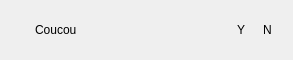
<?xml version="1.0" encoding="UTF-8"?>
<ui version="4.0">
 <class>QMyContact</class>
 <widget class="QWidget" name="QMyContact">
  <property name="geometry">
   <rect>
    <x>0</x>
    <y>0</y>
    <width>293</width>
    <height>60</height>
   </rect>
  </property>
  <property name="minimumSize">
   <size>
    <width>100</width>
    <height>50</height>
   </size>
  </property>
  <property name="windowTitle">
   <string>Form</string>
  </property>
  <property name="styleSheet">
   <string notr="true">#QMyContact
{
}</string>
  </property>
  <layout class="QHBoxLayout" name="horizontalLayout">
   <property name="leftMargin">
    <number>4</number>
   </property>
   <property name="topMargin">
    <number>2</number>
   </property>
   <property name="rightMargin">
    <number>10</number>
   </property>
   <property name="bottomMargin">
    <number>2</number>
   </property>
   <item>
    <widget class="QLabel" name="_coImg">
     <property name="minimumSize">
      <size>
       <width>25</width>
       <height>25</height>
      </size>
     </property>
     <property name="maximumSize">
      <size>
       <width>25</width>
       <height>25</height>
      </size>
     </property>
     <property name="text">
      <string/>
     </property>
     <property name="pixmap">
      <pixmap>:/images/circle-green.png</pixmap>
     </property>
    </widget>
   </item>
   <item>
    <widget class="QLabel" name="_login">
     <property name="minimumSize">
      <size>
       <width>0</width>
       <height>20</height>
      </size>
     </property>
     <property name="text">
      <string>Coucou</string>
     </property>
    </widget>
   </item>
   <item>
    <widget class="ClickLabel" name="_accept">
     <property name="minimumSize">
      <size>
       <width>20</width>
       <height>20</height>
      </size>
     </property>
     <property name="maximumSize">
      <size>
       <width>20</width>
       <height>20</height>
      </size>
     </property>
     <property name="text">
      <string>Y</string>
     </property>
     <property name="pixmap">
      <pixmap>:/images/accept.png</pixmap>
     </property>
    </widget>
   </item>
   <item>
    <widget class="ClickLabel" name="_refuse">
     <property name="minimumSize">
      <size>
       <width>20</width>
       <height>20</height>
      </size>
     </property>
     <property name="maximumSize">
      <size>
       <width>20</width>
       <height>20</height>
      </size>
     </property>
     <property name="text">
      <string>N</string>
     </property>
     <property name="pixmap">
      <pixmap>:/images/refuse.png</pixmap>
     </property>
    </widget>
   </item>
  </layout>
 </widget>
 <customwidgets>
  <customwidget>
   <class>ClickLabel</class>
   <extends>QLabel</extends>
   <header>clicklabel.h</header>
  </customwidget>
 </customwidgets>
 <resources/>
 <connections/>
</ui>
